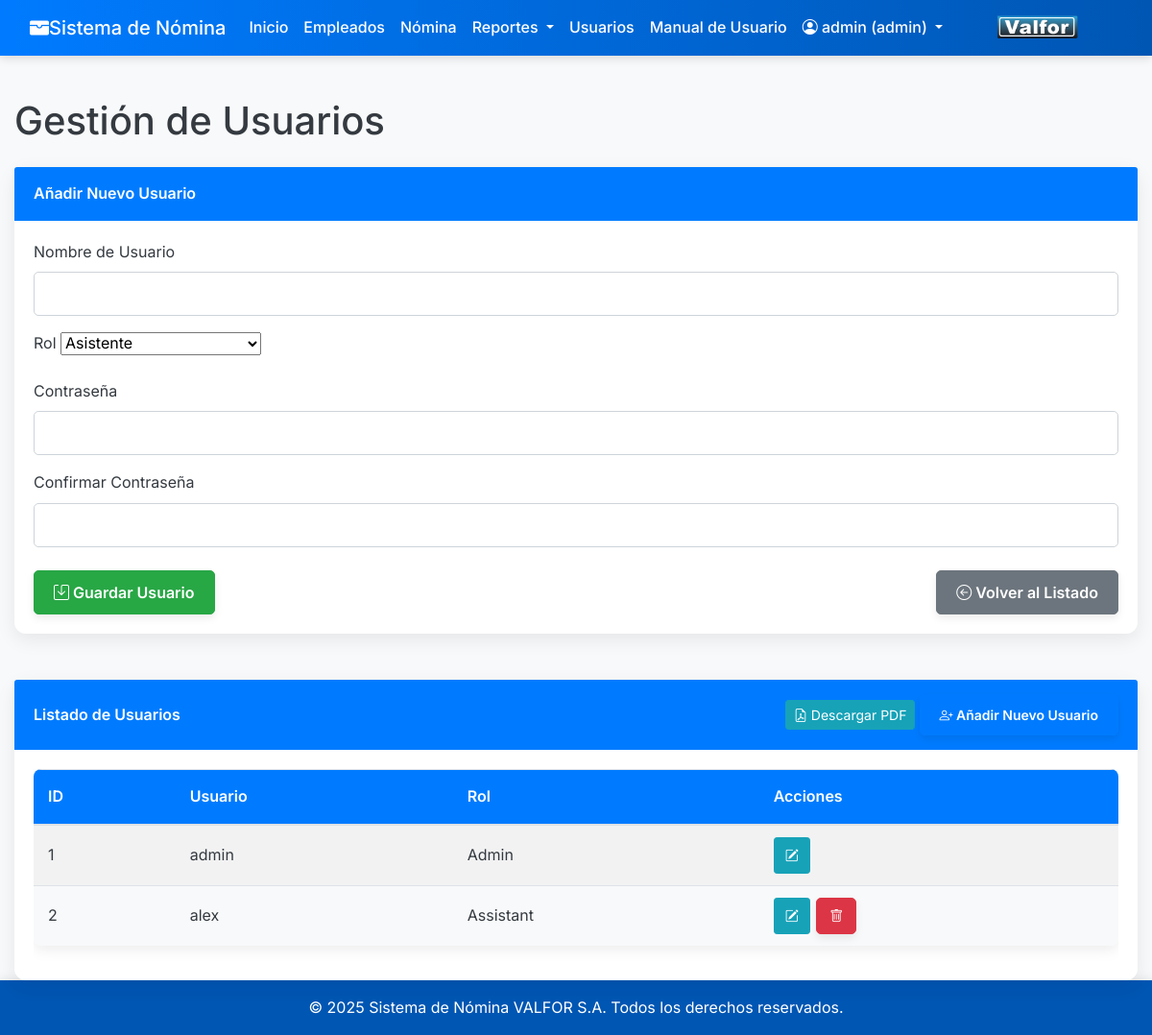
The page /public/users.php (signed in) on the database as committed earlier.
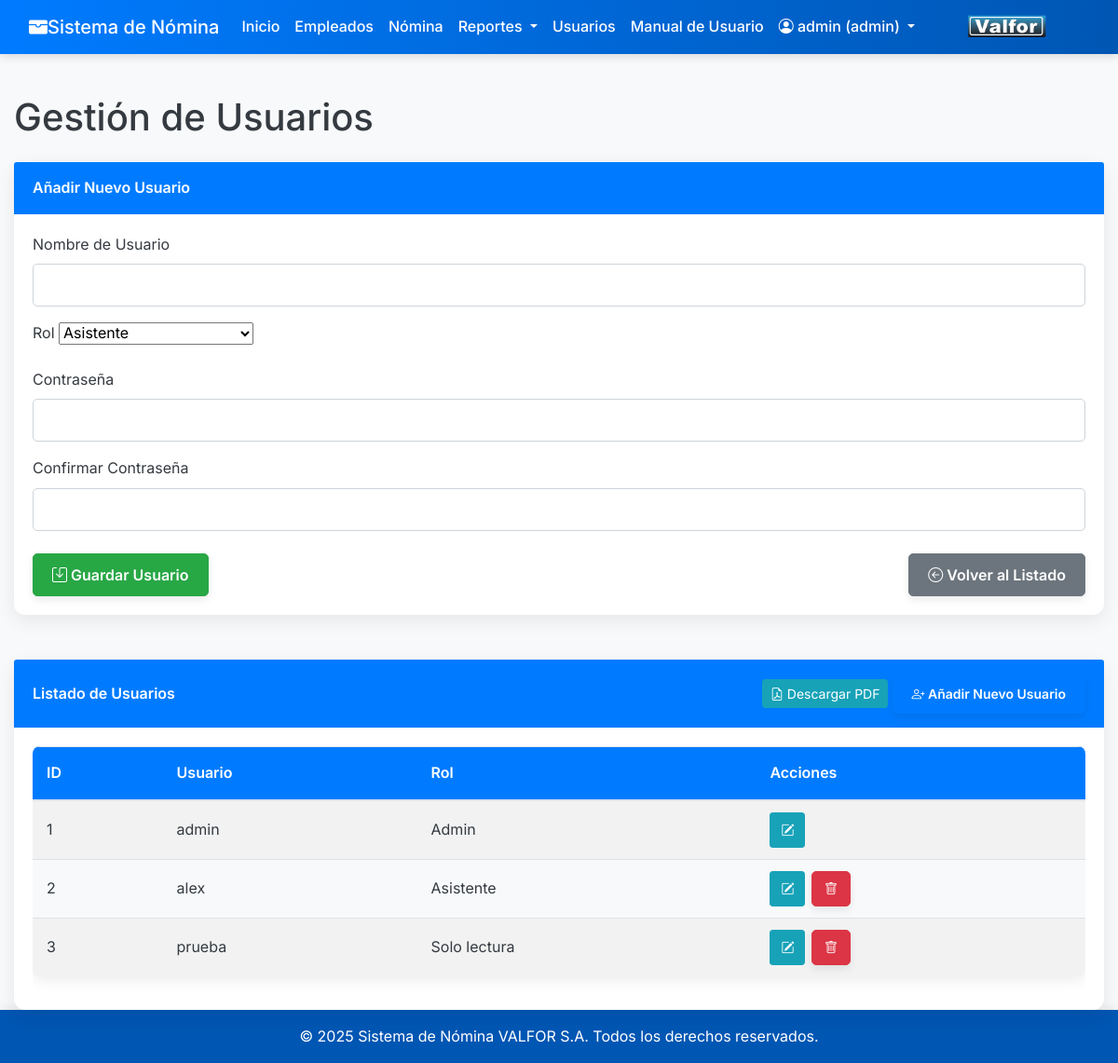
The same page on the database as committed later.
### tables this page shows
CREATE TABLE `users` (
  `id` int(11) NOT NULL,
  `username` varchar(50) NOT NULL,
  `password` varchar(255) NOT NULL,
  `role` enum('admin','asistente','solo_lectura') NOT NULL DEFAULT 'solo_lectura',
  `created_at` timestamp NOT NULL DEFAULT current_timestamp(),
  `updated_at` timestamp NOT NULL DEFAULT current_timestamp() ON UPDATE current_timestamp()
);

### includes/auth.php (called while the page is built, shortened)
<?php
function getBaseUrl() {
    $protocol = isset($_SERVER['HTTPS']) && $_SERVER['HTTPS'] === 'on' ? 'https://' : 'http://';
    $host = $_SERVER['HTTP_HOST'];
    $scriptName = $_SERVER['SCRIPT_NAME'];
    $basePath = '/payroll_system/public/';
    return $protocol . $host . $basePath;
}

### public/users.php (the view, shortened to what the changed rows need)
<?php
require_once __DIR__ . '/../includes/auth.php';
$page_title = 'Gestión de Usuarios';
$pdo = getDbConnection();
?>
<!DOCTYPE html>
<html lang="es">
<head>
    <link href="./assets/css/bootstrap.min.css" rel="stylesheet">
    <link rel="stylesheet" href="https://cdn.jsdelivr.net/npm/bootstrap-icons@1.11.3/font/bootstrap-icons.min.css">
    <link href="./assets/css/users.css" rel="stylesheet">
</head>
<body>
    <?php include __DIR__ . '/../includes/header.php';  ?>
    <div class="container mt-4">
        <h1 class="mb-4"><?php echo $page_title; ?></h1>
        <div class="card mt-5">
            <div class="card-body">
                <?php
                $users = [];
                try {
                    $stmt = $pdo->query("SELECT id, username, role FROM users ORDER BY username ASC");
                    $users = $stmt->fetchAll();
                } catch (PDOException $e) {
                    echo '<div class="alert alert-danger" role="alert">Error al cargar los usuarios: ' . htmlspecialchars($e->getMessage()) . '</div>';
                }
                if (empty($users)): ?>
                    <div class="alert alert-info" role="alert">
                        No hay usuarios registrados aún.
                    </div>
                <?php else: ?>
                    <div class="table-responsive">
                        <table class="table table-hover table-striped">
                            <thead>
                                <tr>
                                    <th>ID</th>
                                    <th>Usuario</th>
                                    <th>Rol</th>
                                    <th>Acciones</th>
                                </tr>
                            </thead>
                            <tbody>
                                <?php foreach ($users as $user): ?>
                                    <tr>
                                        <td><?php echo htmlspecialchars($user['id']); ?></td>
                                        <td><?php echo htmlspecialchars($user['username']); ?></td>
                                        <td><?php echo htmlspecialchars(ucfirst(str_replace('_', ' ', $user['role']))); ?></td>
                                        <td>
                                            <a href="<?php echo getBaseUrl(); ?>users.php?id=<?php echo $user['id']; ?>" class="btn btn-sm btn-info text-white me-1" title="Editar">
                                                <i class="bi bi-pencil-square"></i>
                                            </a>
                                            <?php if ($user['id'] !== $_SESSION['user_id']):  ?>
                                                <button type="button" class="btn btn-sm btn-danger" title="Eliminar" onclick="showDeleteConfirm(<?php echo $user['id']; ?>, '<?php echo htmlspecialchars($user['username']); ?>')">
                                                    <i class="bi bi-trash"></i>
                                                </button>
                                            <?php endif; ?>
                                        </td>
                                    </tr>
                                <?php endforeach; ?>
                            </tbody>
                        </table>
                    </div>
                <?php endif; ?>
            </div>
        </div>
    </div>
    <?php include __DIR__ . '/../includes/footer.php';  ?>
</body>
</html>

Rows that differ between the two databases and show on the page:
changed users "alex": role "Assistant" → "Asistente"
added users: id "3", username "prueba", role "Solo lectura"
